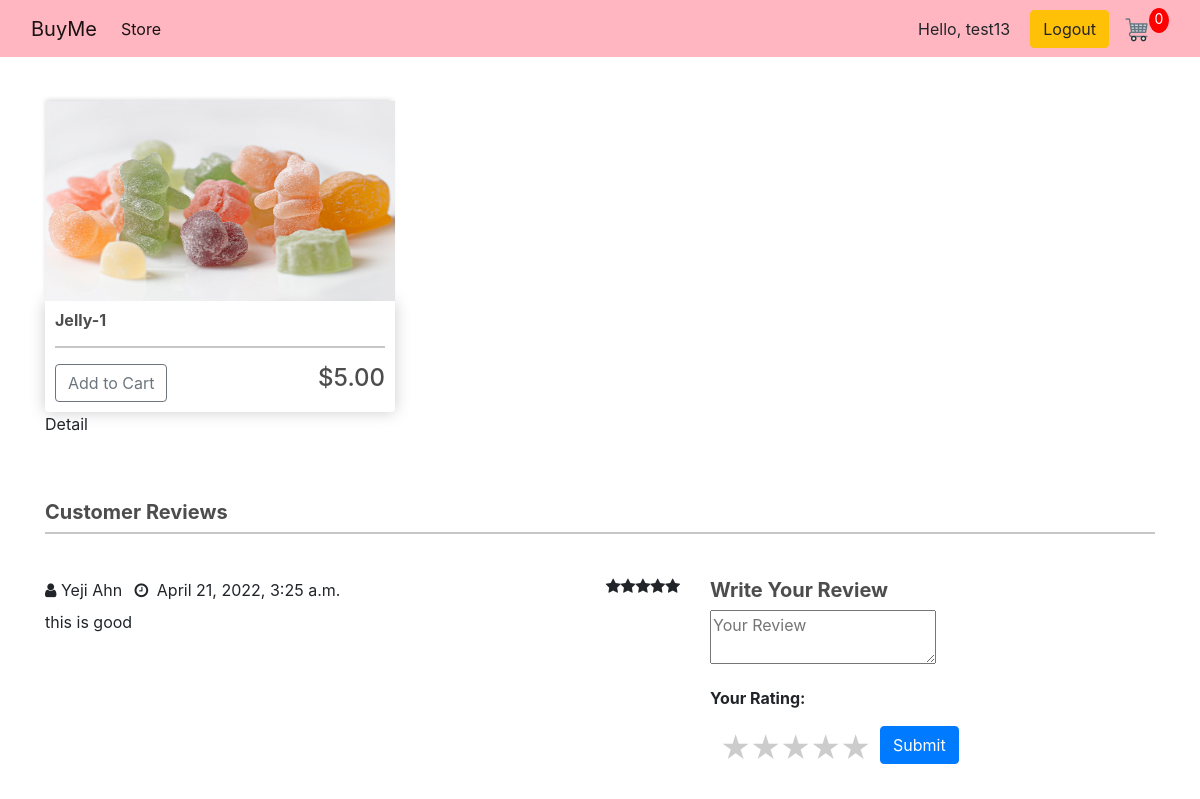
Page /view/2 (signed in) on the committed database.
### cart_app/models.py (models this page shows, shortened)
class Order(models.Model):
    customer = models.ForeignKey(Customer, on_delete= models.SET_NULL, blank=True, null=True)
    date_ordered = models.DateTimeField(auto_now_add= True)
    complete = models.BooleanField(default=False, null=True, blank=False)
    transaction_id = models.CharField(max_length=200, null=True)
    def get_cart_items(self):
        orderitems = self.orderitem_set.all()
        total = sum([item.quantity for item in orderitems])
        return total

class Product(models.Model):
    name = models.CharField(max_length=200, null=True)
    price = models.FloatField()
    digital = models.BooleanField(default=False, null=True, blank=False)
    image = models.ImageField(null=True, blank=True)
    @property #even if the image is not uploaded in admin page, it makes it not to show error
    def imageURL(self):
        try:
            url = self.image.url
        except:
            url = ''
        return url

class Review(models.Model):
    user = models.ForeignKey(Customer, models.CASCADE)
    product = models.ForeignKey(Product, models.CASCADE)
    comment = models.TextField(max_length=259)
    rate = models.IntegerField(default=0)
    created_at = models.DateTimeField(auto_now_add=True)
    def __str__(self):
        return str(self.id)

class Customer(models.Model):
    user = models.OneToOneField(User, on_delete=models.CASCADE, null=True, blank=True)
    name = models.CharField(max_length=200, null=True)
    email = models.CharField(max_length=200, null=True)
    def __str__(self):
        return self.name

### cart_app/views.py (the view)
# urls.py: path('view/<int:id>', views.view, name="view"),
def view(request,id):
    data = cartData(request)
    product = Product.objects.filter(id=id)
    productreview = Product.objects.get(id=id)
    review = Review.objects.filter(product=productreview)
    print(review)
    cartItems = data['cartItems']
    context = {'products': Product.objects.get(id=id), 'product':product, 'reviews':review, 'cartItems': cartItems}
    return render(request, 'store/view.html', context)

### cart_app/utils.py (called while the page is built)
def cartData(request):
    if request.user.is_authenticated:
        customer = request.user.customer
        order, created = Order.objects.get_or_create(customer=customer, complete=False) #first checking if the user is authenticated, and then getting the customer along with finding or creating and order using the get_or_create()method
        items = order.orderitem_set.all()
        cartItems = order.get_cart_items
    else:
        cookieData = cookieCart(request)
        cartItems = cookieData['cartItems']
        order = cookieData['order']
        items = cookieData['items']
    return {'cartItems':cartItems, 'order': order,'items':items}

### cart_app/templates/store/view.html (shortened to what this page needs)
{% extends 'store/main.html' %}
{% load static %}
{% block content%}
<div class="row">
    <div class="col-lg-4">
        <img class= "thumbnail" src="{{products.imageURL}}">
        <div class="box-element product">
            <h6><strong>{{products.name}}</strong></h6>
            <hr>
            <button data-product={{products.id}} data-action="add" class="btn btn-outline-secondary add-btn update-cart">Add to Cart</button>
            <h4 style="display: inline-block; float: right;">${{products.price|floatformat:2}}</h4>
        </div>
        <div>
            <p class="">Detail</p>
        </div>
    </div>
    <div class="container mt-5">
        <h5 class="text-upperCase font-weight-bold">Customer Reviews</h5>
        <hr class="mt-0 pt-0">
        <div class="row">
            <div class="col-sm-7 mt-2">
            {% for review in reviews%}
                <div class="review-heading">
                    <a class="text-capitalize"><i class="fa fa-user"></i> {{review.user}}</a>
                    <a class="ml-2"><i class="fa fa-clock-o mr-1"></i> {{review.created_at}}</a>
                    {% if review.rate > 0 %}
                    <i class="fa fa-star"  style="float:right;"></i>
                    {% endif %}
                    {% if review.rate > 1 %}
                    <i class="fa fa-star" style="float:right;"></i>
                    {% endif %}
                    {% if review.rate > 2 %}
                    <i class="fa fa-star" style="float:right;"></i>
                    {% endif %}
                    {% if review.rate > 3 %}
                    <i class="fa fa-star" style="float:right;"></i>
                    {% endif %}
                    {% if review.rate > 4 %}
                    <i class="fa fa-star" style="float:right;"></i>
                    {% endif %}
                </div>
                <div class="review-body mt-2">
                    <p>{{review.comment}}</p>
                </div>
            {% endfor %}
            </div>
            <div class="col-sm-5 mt-2">
                <h5 class="text-upperCase font-weight-bold">Write Your Review</h5>
                <form class="review-form" method="GET" action="/review">
                <div class="form-group">
                    <textarea class="input" type="text" name="comment" placeholder="Your Review"></textarea>
                </div>
                <div class="form-group">
                        <div class="input-rating">
                            <p class="text-upperCase font-weight-bold">Your Rating:</p>
                            <div class="rate">
                                <label for="star-5" class="fas fa-star">5 stars</label>
                                <label for="star-4" class="fas fa-star">4 stars</label>
                                <label for="star-3" class="fas fa-star">3 stars</label>
                                <label for="star-2" class="fas fa-star">2 stars</label>
                                <label for="star-1" class="fas fa-star">1 star</label>
                            </div>
                        </div>
                    </div>
                    {% if user.is_authenticated %}
                    <button type="submit" class="btn btn-primary">Submit</button>
                    {%else%}
                    <p>You must be logged in for post a review, <a href="{% url 'login'%}">Login</a></p>
                    {% endif%}
                    </form>
                </div>
        </div>
    </div>
</div>
{% endblock content%}

### cart_app/templates/store/main.html (shortened to what this page needs)
<!DOCTYPE html>
<html lang="en">
    <head>
        <link rel="stylesheet" href="https://cdnjs.cloudflare.com/ajax/libs/font-awesome/4.7.0/css/font-awesome.min.css">
        {% load static %}
        <link rel="stylesheet" href="{% static 'css/main.css' %}">
        <link href="https://cdn.jsdelivr.net/npm/bootstrap@5.1.3/dist/css/bootstrap.min.css" rel="stylesheet">
        <link href="https://stackpath.bootstrapcdn.com/bootstrap/4.5.0/css/bootstrap.min.css" rel="stylesheet">
    </head>
    <body>
        <nav class="navbar navbar-expand-lg navbar-light" style="background-color: #ffb6c1";>
            <div class="container-fluid">
                <a class="navbar-brand" href="{% url 'store' %}">BuyMe</a>
                <div class="collapse navbar-collapse" id="navbarSupportedContent">
                    <ul class="navbar-nav me-auto mb-2 mb-lg-0">
                        <li class="nav-item">
                            <a class="nav-link active" aria-current="page" href="{% url 'store' %}">Store</a>
                        </li>
                    </ul>
                    {% if user.is_authenticated %}
                    <span style="padding-right:20px">Hello, {{request.user}}</span>
                    <div class="form-inline my-2 my-lg-0">
                        <a href="{% url 'logout' %}"class="btn btn-warning">Logout</a>
                        <a href="{% url 'cart' %}">
                            <img id="cart-icon" src="{% static 'images/cart.png' %}">
                        </a>
                        <p id="cart-total">{{cartItems}}</p>
                    </div>
                    {% endif %}
                </div>
            </div>
        </nav>
        <div class="container">
            <br>
            {% block content %}
            {% endblock content %}
        </div>
        </body>
    </html>

### cart_app/static/css/main.css (style rules this page uses)
body { background-color: hsl(0, 0%, 98%); }
h1,h2,h3,h4,h5,h6 { color:hsl(0, 0%, 30%); }
.box-element { box-shadow:hsl(0, 0%, 80%) 0 0 16px; background-color: #fff; border-radius: 4px; padding: 10px; }
.thumbnail { width: 100%; height: 200px; -webkit-box-shadow: -1px -3px 5px -2px rgba(214,214,214,1); -moz-box-shadow: -1px -3px 5px -2px rgba(214,214,214,1); box-shadow: -1px -3px 5px -2px rgba(214,214,214,1); }
.product { border-radius: 0 0 4px 4px; }
#cart-icon { width:25px; display: inline-block; margin-left: 15px; }
#cart-total { display: block; text-align: center; color:#fff; background-color: red; width: 20px; height: 25px; border-radius: 50%; font-size: 14px; }
.col-lg-4, .col-lg-6, .col-lg-8, .col-lg-12 { margin-top: 10px; }
.btn { border-radius: 0; }
.row { padding-top: 20px; }
.form-group { margin-bottom: 1rem; }
.rate { float: left; height: 46px; padding: 0 10px; }
.rate:not(:checked) > label { float:right; width:1em; overflow:hidden; white-space:nowrap; cursor:pointer; font-size:30px; color:#ccc; }
.rate:not(:checked) > label:before { content: '\2605'; }

### rows in the picture
Product: imageURL (picture), name "Jelly-1", price "5.00"
Review: user "Yeji Ahn", created_at "April 21, 2022, 3:25 a.m.", comment "this is good"

### other values in the picture
{{ request.user }} "test13"
